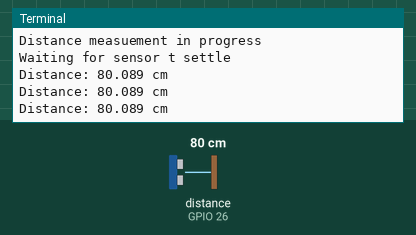
Simulated run of this program. Board: Raspberry Pi (BCM pin numbers). Parts: the last lines printed to the terminal. Inputs (shaded band) come from the test bench; at power-on: distance to the obstacle (sensor on GPIO 26) 80 cm. The echo pulse lasts 58.3 µs per cm; the clock reads 2024-03-15 10:24:30 at power-on unless the program sets it.

Above: at 3.2 s.
3.3 s: distance to the obstacle (sensor on GPIO 26) set to 2 cm
At 3.88 s:
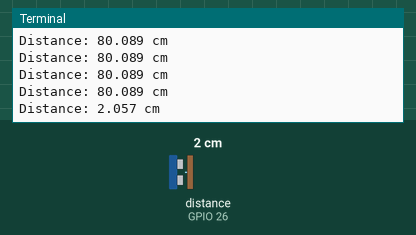
4.8 s: distance to the obstacle (sensor on GPIO 26) set to 4 cm
At 5.08 s:
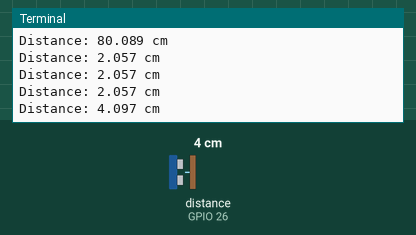
Timing chart, 0 to 7.8 s (numbered marks = the images above; inputs shaded):
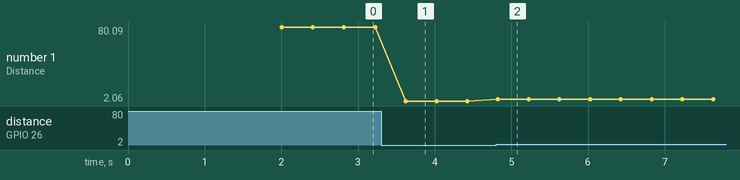

The program:

ultra_ex.py
```python
import RPi.GPIO as GPIO
import time

GPIO.setmode(GPIO.BCM)
GPIO.setwarnings(False)

TRIG = 19
ECHO = 26
print("Distance measuement in progress")

GPIO.setup(TRIG, GPIO.OUT)
GPIO.setup(ECHO, GPIO.IN)

GPIO.output(TRIG, False)
print("Waiting for sensor t settle")
time.sleep(2)

try:
    while True:
        GPIO.output(TRIG, True)
        time.sleep(0.000001)
        GPIO.output(TRIG, False)

        while GPIO.input(ECHO)==0:
            start = time.time()
        while GPIO.input(ECHO)==1:
            stop = time.time()

        check_time = stop - start
        distance = check_time * 34300 / 2
        print("Distance: %.3f cm" %distance)
        time.sleep(0.4)

except KeyboardInterrupt:
    print("Measurement stopped by User")

finally:
    GPIO.cleanup()
```

Measured:
- after the input at 3.3 s, the terminal: prints a new line after 0.32 s (image 1)
- after the input at 4.8 s, the terminal: prints a new line at once (image 2)
- plotted number 1: 80.09 → 2.06 after the input at 3.3 s, 2.06 → 4.1 after the input at 4.8 s
